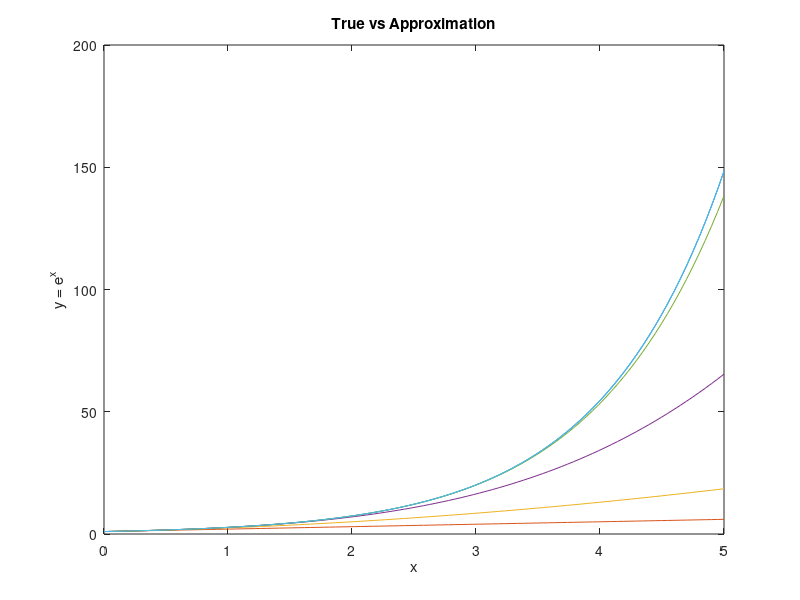
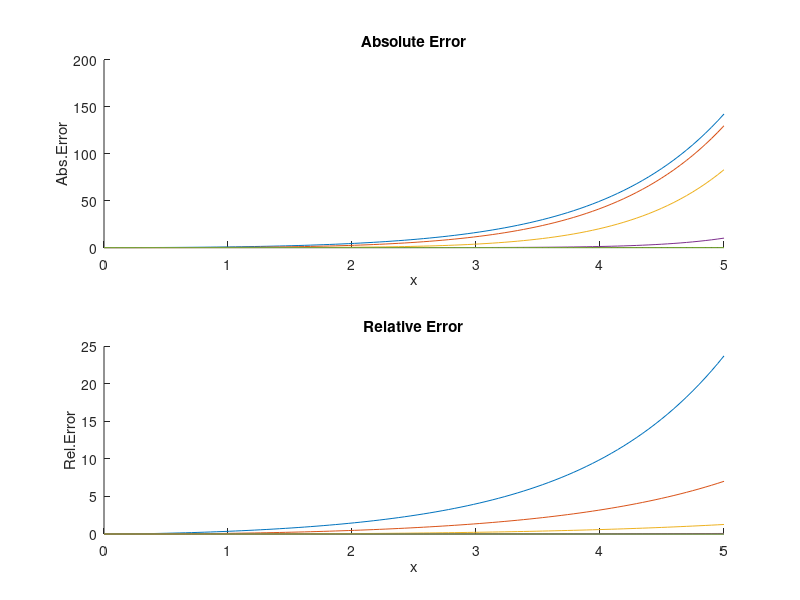

Recreate these plots in MATLAB, in order.
%% Practice Problems 5 Question 5

% Plot the true function from 0 to 5
figure(1);

x = linspace(0, 5);
expofunc = exp(x);
plot(x, expofunc);
title('True vs Approximation');
xlabel('x');
ylabel('y = e^x');
hold on

% Create another figure for errors
figure(2)
subplot(2, 1, 1);
title('Absolute Error')
xlabel('x');
ylabel('Abs.Error');
hold on
subplot(2, 1, 2);
title('Relative Error');
xlabel('x');
ylabel('Rel.Error');
hold on

% Maclaurin series
N = [1, 2, 4, 8, 16];

% Alike the previous example, we loop through n-values
for i=1:length(N)
    % Create a matrix for n-values in each iteration
    n = 0:N(i);
    % This time x values is 11
    for j=1:length(x)
        % Mac series
        y(j) = sum( (x(j).^n)./factorial(n) );
        abs_err(j) = abs(expofunc(j) - y(j));
        rel_err(j) = abs_err(j) / y(j);
    end
    % Swap plotting between graph and error
    figure(1);
    plot(x, y, '-');
    figure(2);
    subplot(2, 1, 1);
    plot(x, abs_err)
    subplot(2, 1, 2);
    plot(x, rel_err);
end